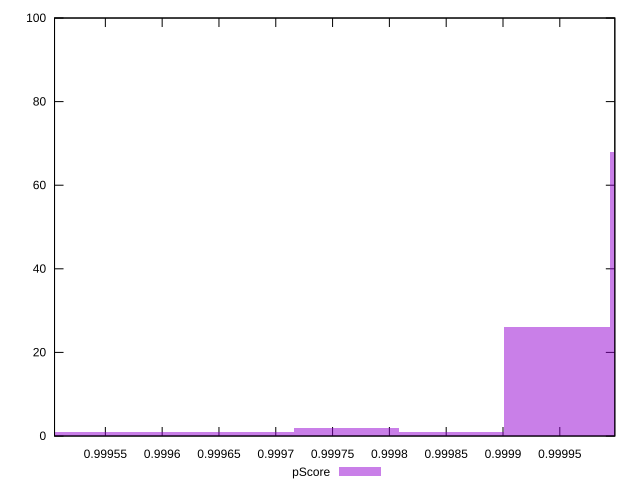

gnuplot code for this plot:
reset

$pScore <<EOF
0.9999474662341817 26
0.999854869932095 1
1.0000400625362684 68
0.9997622736300084 2
0.999577081025835 1
0.9994844847237483 1
0.9996696773279217 1
EOF

set key outside below
set boxwidth 0.00009259630208669152
set xrange [0.9995052695357449:0.9999984261259052]
set yrange [0:100]
set trange [0:100]
set style fill transparent solid 0.5 noborder
set terminal svg size 640, 490 enhanced background rgb 'white'
set output "report_00019_2021-02-10T18-14-37.922Z//bootup-time/samples/pages+cached+noadtech+nomedia/pScore/histogram.svg"

plot $pScore title "pScore" with boxes

reset
